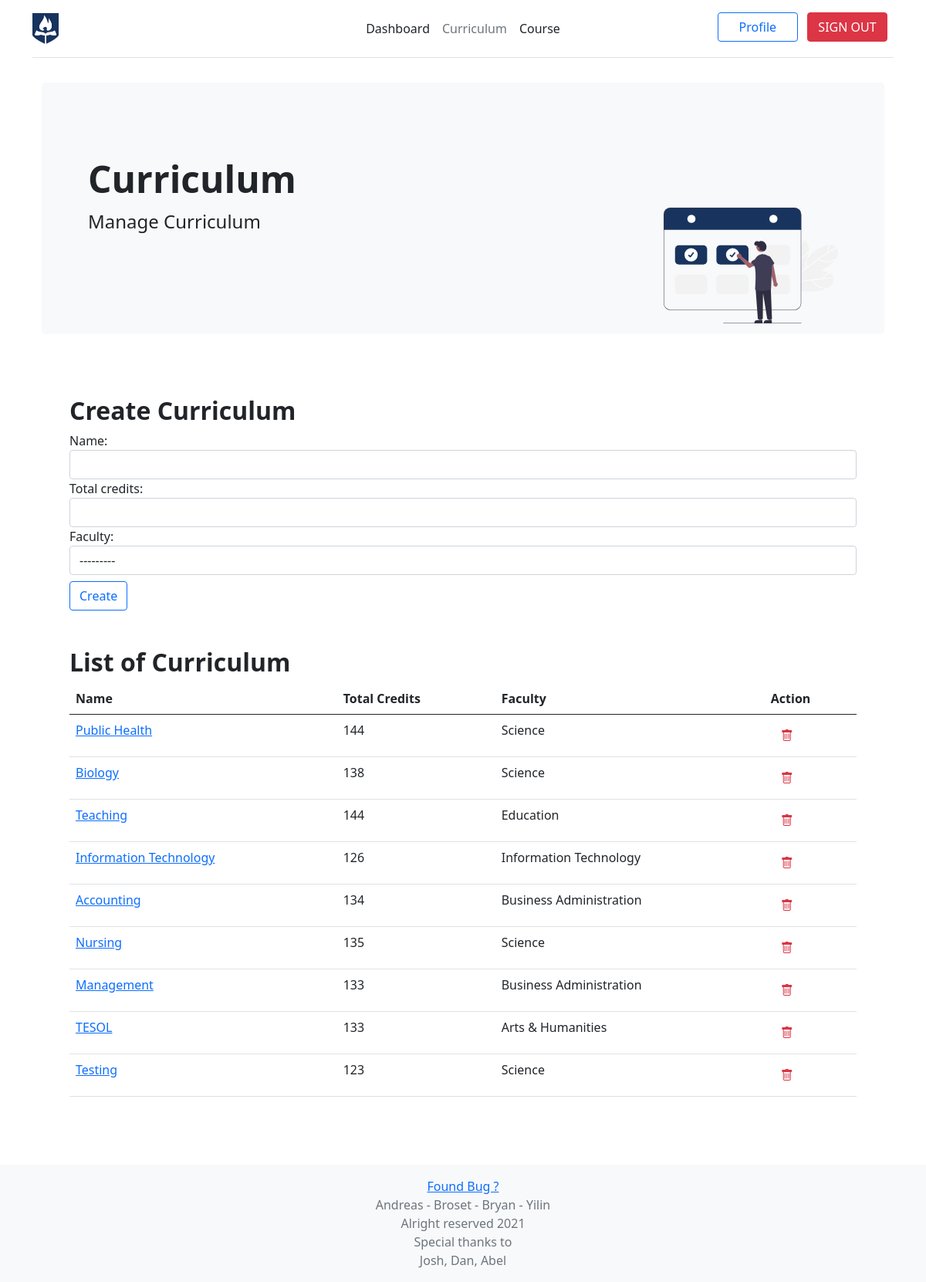
The page /ssapp/admin/curriculum (signed in) on the database its author committed.
### ssapp/models.py (models this page shows, shortened)
class Faculty(models.Model):
    name = models.CharField(max_length=50, unique=True)
    def __str__(self):
        return "{}".format(self.name)

class Curriculum(models.Model):
    name = models.CharField(max_length=50, unique=True)
    total_credits = models.PositiveSmallIntegerField()
    faculty = models.ForeignKey(Faculty, on_delete=models.CASCADE)
    courses = models.ManyToManyField('Course', blank=True, related_name="curriculum")

### ssapp/views.py (the view, shortened to what this page needs)
# urls.py: path("ssapp/admin/curriculum", views.AdminCurriculum.as_view(), name="admin_curriculum"),
class AdminCurriculum(LoginRequiredMixin, generic.CreateView):
    login_url = '/accounts/login'
    form_class = CurriculumForm
    template_name = 'ssapp/admin/curriculum.html'
    def get(self, *args, **kwargs):
        if self.request.user.username != "admin":
            messages.warning(self.request, "You do not have admin capability")
            return redirect('ssapp:dashboard')
        all_curr = Curriculum.objects.all()
        form = self.form_class()
        context = {"all_curr": all_curr, "form": form}
        return render(self.request, self.template_name, context)

### ssapp/forms.py
class CurriculumForm(forms.ModelForm):
    def __init__(self, *args, **kwargs):
        super(CurriculumForm, self).__init__(*args, **kwargs)
        for name in self.fields.keys():
            self.fields[name].widget.attrs.update({
                'class': 'form-control',
            })
    class Meta:
        model = Curriculum
        fields = ('name', 'total_credits', 'faculty')

### ssapp/templates/ssapp/admin/curriculum.html (shortened to what this page needs)
{% extends 'ssapp/base.html' %}
{% load static %}
{% block header_admin_curr %} <span class="text-muted"> Curriculum </span> {% endblock %}
{% block html_head %}
    <link rel="stylesheet" href="https://cdn.jsdelivr.net/npm/bootstrap-icons@1.5.0/font/bootstrap-icons.css">
{% endblock %}
{% block body %}
    <div class="container py-2">
        <div class="p-5 mb-4 bg-light rounded-3">
            <div class="container-fluid py-5 mb-2">
                <h1 class="display-5 fw-bold">Curriculum</h1>
                <img class="float-end" src="{% static 'images/undraw_Booking_re_gw4j.svg' %}" height="150px">
                <p class="col-md-8 fs-4 mb-4"> Manage Curriculum </p>
            </div>
        </div>
    </div>
    <div class="p-5">
        <div class="mb-5">
            <h2 class="display-7 fw-bold">Create Curriculum</h2>
            <form id="create_curriculum">
                {{ form }}
                <input type="submit" class="mt-2 btn btn-outline-primary" value="Create" />
            </form>
        </div>
        <h2 class="display-7 fw-bold">List of Curriculum</h2>
        <table class="table">
            <thead>
                <tr>
                    <th>Name</th>
                    <th>Total Credits</th>
                    <th>Faculty</th>
                    <th>Action</th>
                </tr>
            </thead>
            <tbody>
                {% for curr in all_curr %}
                    <tr>
                        <td><a href="{% url 'ssapp:admin_detail_curriculum' curr.pk %}">{{ curr.name }} </a></td>
                        <td>{{ curr.total_credits }}</td>
                        <td>{{ curr.faculty }}</td>
                        <td> <button type="button" id="delete_{{curr.pk}}" value="{{ curr.pk }}" class="btn btn-link"><i class="bi bi-trash text-danger"></i></button></td>
                    </tr>
                {% endfor %}
            </tbody>
        </table>
    </div>
{% endblock %}

### rows shown on the page
Curriculum: name "Public Health", total_credits "144", faculty "Science", {{ curr.pk }} 4 (drawn)
Curriculum: name "Biology", total_credits "138", faculty "Science", {{ curr.pk }} 5 (drawn)
Curriculum: name "Teaching", total_credits "144", faculty "Education", {{ curr.pk }} 6 (drawn)
Curriculum: name "Information Technology", total_credits "126", faculty "Information Technology", {{ curr.pk }} 7 (drawn)
Curriculum: name "Accounting", total_credits "134", faculty "Business Administration", {{ curr.pk }} 8 (drawn)
Curriculum: name "Nursing", total_credits "135", faculty "Science", {{ curr.pk }} 19 (drawn)
Curriculum: name "Management", total_credits "133", faculty "Business Administration", {{ curr.pk }} 20 (drawn)
Curriculum: name "TESOL", total_credits "133", faculty "Arts & Humanities", {{ curr.pk }} 21 (drawn)
Curriculum: name "Testing", total_credits "123", faculty "Science", {{ curr.pk }} 24 (drawn)
